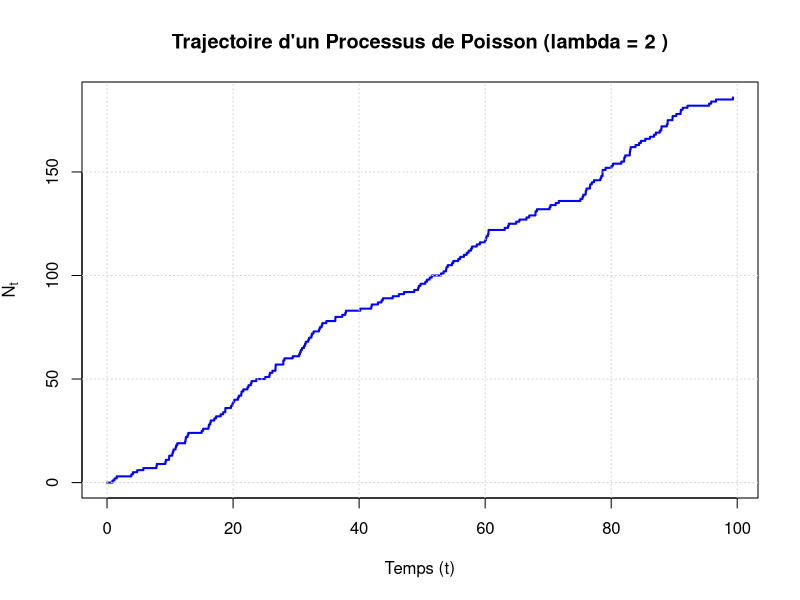
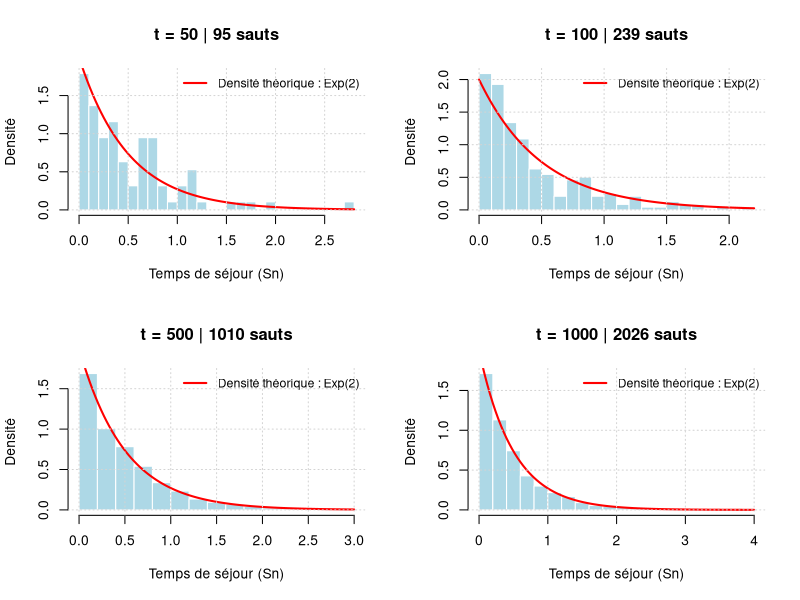
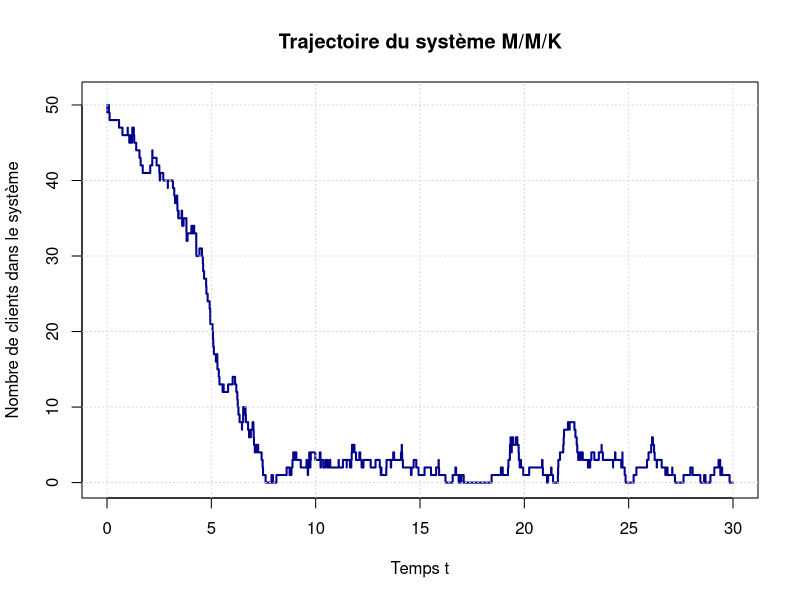
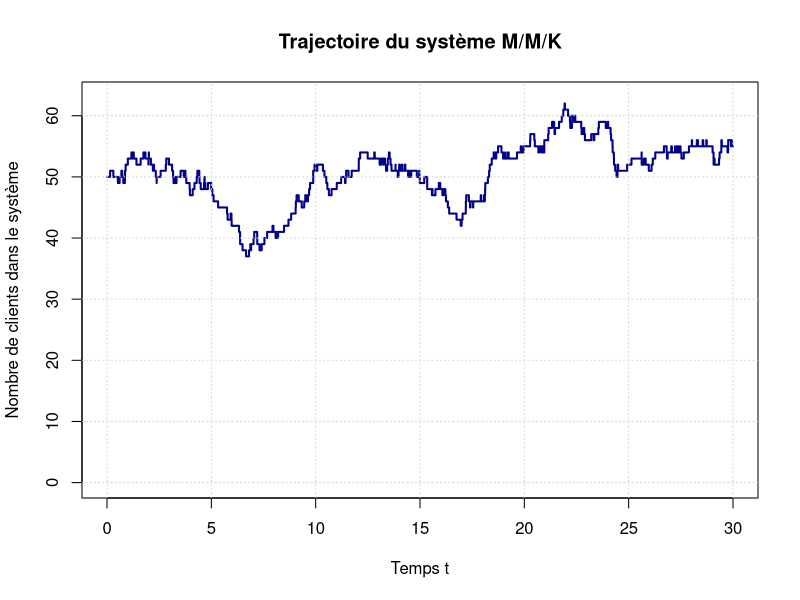
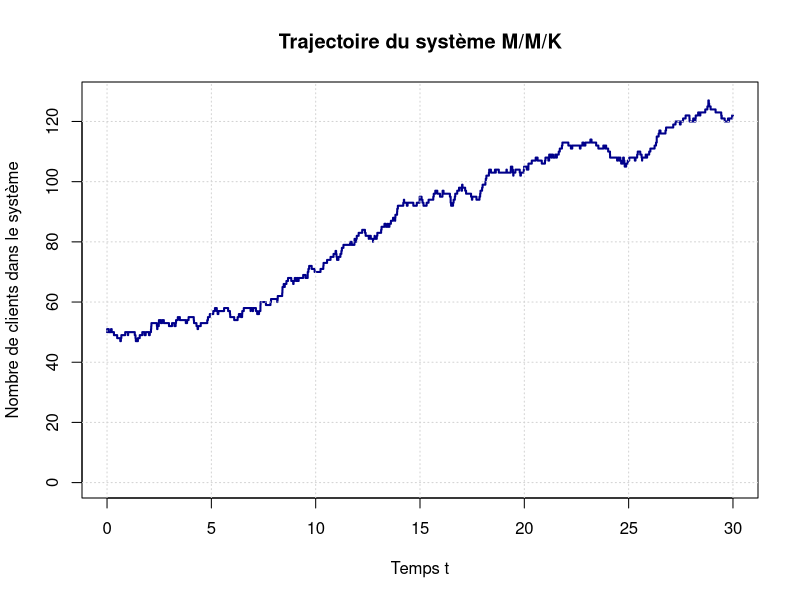
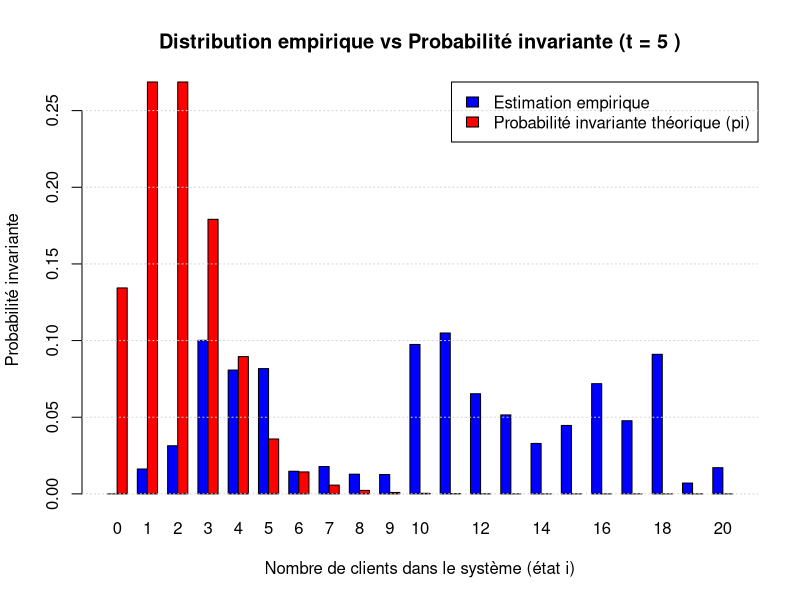
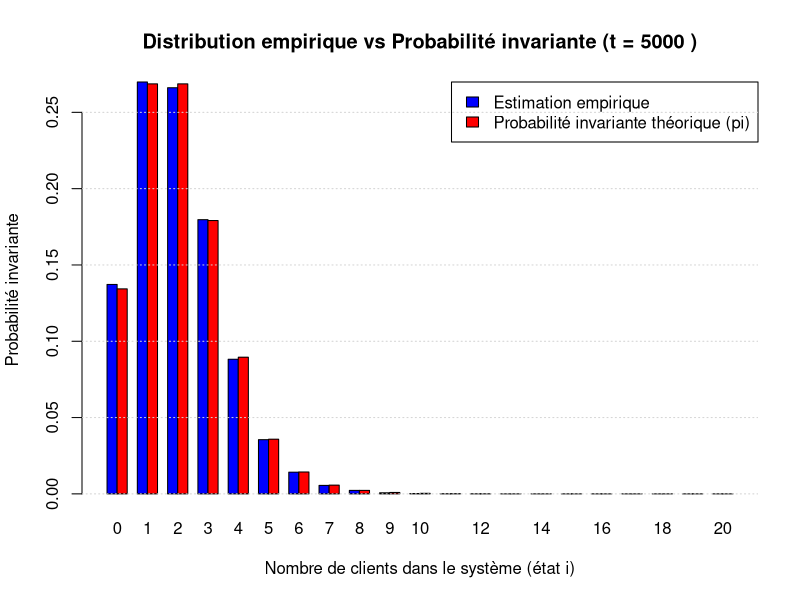
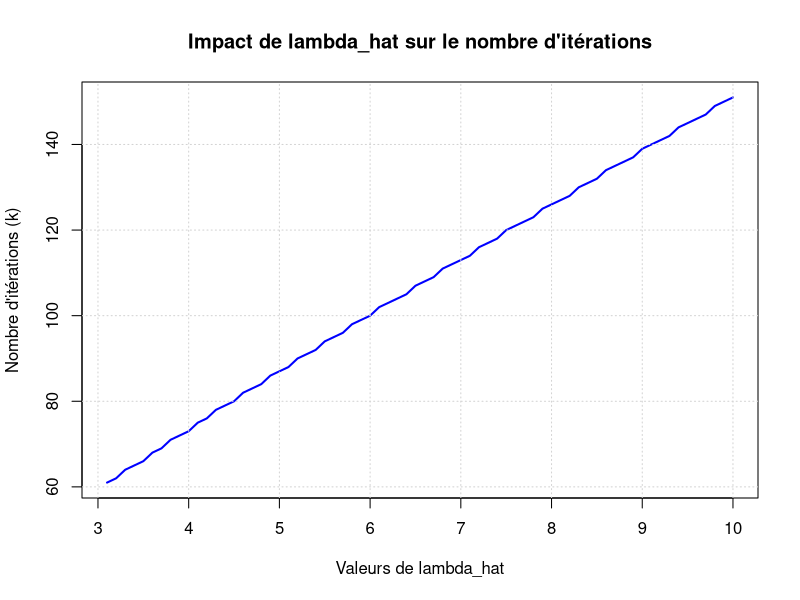

The R source for these figures, in order:
# Code R1

# Simulation d'un processus de poisson homogène

simul_HPP = function(t, lambda) {
  # Génération du nombre total de sauts sur [0, t], Nt suit une loi de poisson de paramètre lambda * t
  n = rpois(1, lambda * t)
  
  if (n == 0) {
    # Aucun saut
    return(numeric(0)) 
  }
  
  # Génération de n variables uniformes sur [0, t]
  U = runif(n, min = 0, max = t)
  
  # Les temps de sauts sont croissant, on les trient donc du plus petit au plus grand
  jump_times = sort(U)
  
  return(jump_times)
}

set.seed(3)

# Paramètres du modèle
lambda = 2

# Tracé de la trajectoire de Nt 
jump_times_traj = simul_HPP(100, lambda)

# Ajout de l'origine (0,0)
times = c(0, jump_times_traj)
counts = 0:length(jump_times_traj)

par(mfrow = c(1, 1))
plot(times, counts, type = "s", col = "blue", lwd = 2,
     xlab = "Temps (t)", ylab = expression(N[t]),
     main = paste("Trajectoire d'un Processus de Poisson (lambda =", lambda, ")"))
grid()

# Verification que les Sn suivent une loi expo de param lambda
t_valeurs = c(50, 100, 500, 1000)

# Affichage de 4 graphiques 
par(mfrow = c(2, 2))

# Boucle poour tracé les résultats du modèle en fonction de plusieurs t 
for (t in t_valeurs) {
  # Simulation pour le t courant
  jump_times = simul_HPP(t, lambda)
  
  # Calcul des temps de séjour, Sn = Tn - Tn-1
  tps_sejour = diff(c(0, jump_times))
  
  # Récupération du nombre réel de sauts générés
  n_sauts = length(jump_times)
  
  # Tracé de l'histogramme 
  hist(tps_sejour, breaks = 20, prob = TRUE, col = "lightblue", border = "white",
       xlab = "Temps de séjour (Sn)", ylab = "Densité",
       main = paste("t =", t, "|", n_sauts, "sauts"))
  
  # Superposition de la courbe théorique
  curve(dexp(x, rate = lambda), col = "red", lwd = 2, add = TRUE)
  
  # Légende
  legend("topright", legend = paste("Densité théorique : Exp(", lambda, ")", sep=""), 
         col = "red", lwd = 2, bty = "n", cex = 0.9)
  grid()
}

# Plus on augmente le temps t, plus on observe de sauts. 
# Grâce à la Loi Forte des Grands Nombres (LFGN), cet échantillon plus grand 
# permet à l'histogramme de converger vers la courbe théorique d'une loi exp de paramètre lambda
# Cela confirme bien la théorie : dans un processus de Poisson (HPP), les temps de séjour Sn suivent une loi exponentielle de paramètre lambda

# Réinitialisation de la fenêtre graphique
par(mfrow = c(1, 1))


# Code R2

# Simulation d'une trajectoire du système M/M/K sur [0, t]
simuler_mmk = function(x0, K, lambda, mu, t) {
  temps_actuel = 0
  etat_actuel = x0
  
  # Historique des instants de saut et des états occupés
  temps = c(0)
  etats = c(x0)
  
  while (temps_actuel < t) {
    # Nombre de serveurs actifs : au maximum K
    serveurs_actifs = min(etat_actuel, K)
    taux_total = lambda + serveurs_actifs * mu
    
    # Temps de séjour dans l'état actuel (loi exponentielle)
    dt = rexp(1, rate = taux_total)
    
    # Si le saut suivant dépasse l'horizon t, on s'arrête
    if (temps_actuel + dt > t) {
      break
    }
    
    # Mise à jour du temps
    temps_actuel = temps_actuel + dt
    
    # Nature du saut : arrivée (+1) ou fin de service (-1)
    prob_arrivee = lambda / taux_total
    if (runif(1) < prob_arrivee) {
      etat_actuel = etat_actuel + 1
    } else {
      etat_actuel = etat_actuel - 1
    }
    
    temps = c(temps, temps_actuel)
    etats = c(etats, etat_actuel)
  }
  
  # Ajout du point final en t pour fermer proprement la trajectoire sur [0, t]
  temps = c(temps, t)
  etats = c(etats, etat_actuel)
  
  return(data.frame(temps = temps, etats = etats))
}

# Aperçu des 10 premiers sauts d'une trajectoire
traj_exemple = simuler_mmk(x0 = 0, K = 2, lambda = 2, mu = 2, t = 200)
head(traj_exemple, 10)




# Question 2 
# Fonction d'affichage d'une trajectoire
tracer_mmk = function(trajectoire, titre = "Trajectoire du système M/M/K") {
  plot(trajectoire$temps, trajectoire$etats, type = "s",
       col = "darkblue", lwd = 2,
       xlab = "Temps t", ylab = "Nombre de clients dans le système",
       main = titre, ylim = c(0, max(trajectoire$etats) + 1))
  grid()
}

# Illustration des propriétés du modèle selon les paramètres K, lambda, mu et x0
set.seed(20)
t_max = 30

traj_1 = simuler_mmk(x0 = 50,  K = 5, lambda = 4, mu = 2, t = t_max) # Stable (lambda < K*mu)
tracer_mmk(traj_1)

traj_2 = simuler_mmk(x0 = 50,  K = 5, lambda = 5, mu = 1, t = t_max) # critique (lambda = K*mu)
tracer_mmk(traj_2)

traj_3 = simuler_mmk(x0 = 50,  K = 5, lambda = 7, mu = 1, t = t_max) # explosif (lambda > K*mu)
tracer_mmk(traj_3)




#Question 3 


#Estimation de la proba invariante avec la trajectoire
estimer_pi_empirique = function(trajectoire, t) {
  etat_max = max(trajectoire$etats)
  durees = diff(trajectoire$temps)
  etats_visites = trajectoire$etats[-nrow(trajectoire)]
  
  pi_emp = numeric(etat_max + 1)
  for (i in 0:etat_max) {
    pi_emp[i + 1] = sum(durees[etats_visites == i]) / t
  }
  return(pi_emp)
}


#Calcul de la proba invariante théorique
calculer_pi_theorique = function(K, lambda, mu, etat_max) {
  rho = lambda / (K * mu)
  if (rho >= 1) stop("Condition de stabilité non respectée : lambda doit être < K * mu")
  
  a = lambda / mu
  k = 0:(K - 1)
  pi_0 = 1 / (sum((a^k) / factorial(k)) + ((a^K) / factorial(K)) * (1 / (1 - rho)))
  
  pi_theo = numeric(etat_max + 1)
  for (i in 0:etat_max) {
    if (i < K) {
      pi_theo[i + 1] = pi_0 * (a^i) / factorial(i)
    } else {
      pi_theo[i + 1] = pi_0 * (a^K) * (rho^(i - K)) / factorial(K)
    }
  }
  return(pi_theo)
}



# Comparaison de la proba inv théorique et empirique

comparer_pi_mmk = function(x0, K, lambda, mu, t) {
  # Simulation de la trajectoire avec la fonction simuler_mmk
  traj = simuler_mmk(x0, K, lambda, mu, t)
  etat_max = max(traj$etats)
  
  #Calcul des distributions empirique et théorique
  pi_emp  = estimer_pi_empirique(traj, t)
  pi_theo = calculer_pi_theorique(K, lambda, mu, etat_max)
  
  # Matrice pour le barplot (affichage limité aux états <= 20 pour la lisibilité)
  limite_affichage = min(etat_max, 20)
  mat_comparaison = rbind(
    Empirique = pi_emp[1:(limite_affichage + 1)],
    Theorique = pi_theo[1:(limite_affichage + 1)]
  )
  colnames(mat_comparaison) = 0:limite_affichage
  
  # Tracé du diagramme en barres juxtaposées
  barplot(mat_comparaison, beside = TRUE,
          col = c("blue", "red"),
          xlab = "Nombre de clients dans le système (état i)",
          ylab = "Probabilité invariante",
          main = paste("Distribution empirique vs Probabilité invariante (t =", t, ")"),
          legend.text = c("Estimation empirique", "Probabilité invariante théorique (pi)"),
          args.legend = list(x = "topright", bg = "white"))
  grid(nx = NA, ny = NULL) # Grille horizontale uniquement
  
  # Évaluation de la convergence (Erreur en norme L1)
  erreur_L1 = sum(abs(pi_emp - pi_theo))
  cat("Erreur en norme L1 ||pi_emp - pi_theo||_1 :", round(erreur_L1, 5), "\n")
  
  return(invisible(erreur_L1))
}

# Executions
set.seed(20)

#Pour t_max = 5
comparer_pi_mmk(x0 = 20, K = 5, lambda = 4, mu = 2, t = 5)
#Pour t_max = 5000
comparer_pi_mmk(x0 = 20, K = 5, lambda = 4, mu = 2, t = 5000)





# Validation rigoureuse par test du Khi-deux 

set.seed(2)

# Choix aléatoire des paramètres en garantissant la stabilité du système (lambda < K * mu)
K = sample(1:5, 1)
mu = runif(1, min = 1, max = 4)
lambda = runif(1, min = 1, max = K * mu - 0.1) 
t_long = 5000 # Horizon temporel suffisamment grand

# Simulation et récupération des distributions
traj_alea = simuler_mmk(x0 = 0, K = K, lambda = lambda, mu = mu, t = t_long)
etat_max = max(traj_alea$etats)

pi_emp = estimer_pi_empirique(traj_alea, t_long)
pi_theo = calculer_pi_theorique(K, lambda, mu, etat_max)

# Test d'adéquation du Khi-deux
# On convertit les temps de séjour en pseudo-comptages via floor(pi_emp * t_long)
comptages_observes = floor(pi_emp * t_long)

# Normalisation de la loi theorique tronque
pi_tronque = pi_theo / sum(pi_theo)

# Utilisation de la fonction chi-deux avec p-valeur simulée sur 5 000 itérations
res_test = chisq.test(x = comptages_observes, p = pi_tronque, 
                      simulate.p.value = TRUE, B = 5000)
print(res_test)



# Code R3

# Question 1

# Fonction pour calculer pi_t et retourner aussi le nombre d'itérations k
state_vector_pi_t = function(t, lambda_hat, Q, alpha, error){
  # Définition de P_hat
  P_hat = diag(nrow(Q)) + (1/lambda_hat) * Q
  
  # Initialisation de pi_t
  pi_t = rep(0, length(alpha))
  
  # Initialisation de alpha_k
  alpha_k = alpha
  
  # Initialisation de k 
  k = 0
  
  # Paramètre de la loi de Poisson
  mu = lambda_hat * t
  
  repeat {
    # Calcul de pi_t
    pi_t = pi_t + dpois(k, mu) * alpha_k
    
    # Actualisation de alpha * P_hat^k
    alpha_k = alpha_k %*% P_hat
    
    # Calcul de la borne d'erreur Rn théorique démontrée à la Q3 sur l'uniformisation des JMP finis
    # Y suit une loi de Poisson, ppois(k, mu) = P(Y <= k), donc 1 - ppois = P(Y > k) 
    Rn = 1 - ppois(k, mu)
    
    if (Rn < error){
      break
    }
    
    # Actualisation de k 
    k = k + 1
  }
  
  # On retourne une liste contenant le vecteur pi_t et le nombre d'itérations k
  return(list(pi_t = pi_t, iterations = k))
}

set.seed(3)


# Question 2

# Test 1 sur un générateur simple

# Définition d'un générateur Q simple (2 états)
Q1 = matrix(c(-2,  2,  
              3, -3), nrow = 2, byrow = TRUE)

# Paramètres du test 1
# lambda_hat1 doit être strictement supérieur à max(|Q1(i,i)|), ici 3
lambda_hat1 = 4  

# On démarre avec certitude dans l'état 1
alpha1 = c(1, 0) 

# Un temps assez grand pour converger
t1 = 10      

# Précision de l'erreur
error1 = 1e-6   

# Exécution de la fonction pour le test 1
res_test1 = state_vector_pi_t(t1, lambda_hat1, Q1, alpha1, error1)
pi_final1 = res_test1$pi_t

# Affichage test 1
cat("Vecteur d'état estimé pi_t (Test 1) :", pi_final1, "\n")
cat("Probabilité invariante théorique : 0.6 0.4 \n\n")

# Détermination du temps t* (fin du régime transitoire)
# Séquence de temps (de 0 à 10, par pas de 0.01 pour une bonne précision sur t*)
t_seq_test1 = seq(0, 10, by = 0.01)

# Matrice pour stocker les résultats (chaque ligne = un instant t, chaque colonne = un état)
pi_matrix_test1 = matrix(0, nrow = length(t_seq_test1), ncol = 2)

# Calcul de pi_t pour chaque instant t de la séquence
for (i in 1:length(t_seq_test1)) {
  pi_matrix_test1[i, ] = state_vector_pi_t(t_seq_test1[i], lambda_hat1, Q1, alpha1, error1)$pi_t
}

# pi théorique pour Q1
pi_theo1 = c(0.6, 0.4)

# Choix d'un seuil global eta basé sur une erreur relative de 0.5% sur l'état le plus petit
eta1 = 0.005 * min(pi_theo1) 

# Calcul de la distance infinie max_i |pi_t(i) - pi_theo1(i)| à chaque instant t
ecart_max1 = apply(abs(pi_matrix_test1 - matrix(pi_theo1, nrow = length(t_seq_test1), ncol = 2, byrow = TRUE)), 1, max)

# Détection de l'instant t* où la distance infinie passe sous eta1
indice_conv1 = which(ecart_max1 <= eta1)[1]
t_star1 = t_seq_test1[indice_conv1]

cat("Seuil de tolérance stationnaire (eta1) :", eta1, "\n")
cat("Temps d'entrée en régime stationnaire (t*) : t* =", t_star1, "\n")

# Comparaison de l'efficacité de différents lambda_hat
# On définit un vecteur de lambda allant de 3.1 à 10 par pas de 0.1
lambda_values = seq(3.1, 10, 0.1)

# On définit un dataframe pour stocker les résultats
resultats_comparaison = data.frame(lambda_hat = numeric(), iterations = numeric(), pi_t_1 = numeric())

# On teste chaque valeur de lambda_hat dans notre fonction state_vector_pi_t
for (lam in lambda_values) {
  res = state_vector_pi_t(t1, lam, Q1, alpha1, error1)
  resultats_comparaison = rbind(resultats_comparaison, data.frame(lambda_hat = lam, iterations = res$iterations, pi_t_1 = res$pi_t[1]))
}

# Tri des résultats par nombre d'itérations k croissant
resultats_tries = resultats_comparaison[order(resultats_comparaison$iterations), ]

# Graphique du nombre d'itérations k en fonction des différentes valeurs de lambda_hat
plot(resultats_tries$lambda_hat, resultats_tries$iterations, 
     type = "l", lwd = 2, col = "blue",
     xlab = "Valeurs de lambda_hat", 
     ylab = "Nombre d'itérations (k)",
     main = "Impact de lambda_hat sur le nombre d'itérations")
grid()

# On voit qu'on doit choisir un lambda_hat le plus proche de max(|Q1(i,i)|)

# Test 2 sur un processus de Naissance et de Mort à 10 états

# Construction du générateur Q2 (Processus de Naissance et de Mort à N2 états)
N2 = 10
Q2 = matrix(0, nrow = N2, ncol = N2)

# On choisit les taux de naissance et de mort
taux_naissance2 = 2
taux_mort2 = 2

for (i in 1:N2) {
  if (i > 1) Q2[i, i-1] = taux_mort2        # Diagonale inférieure (Mort)
  if (i < N2) Q2[i, i+1] = taux_naissance2 # Diagonale supérieure (Naissance)
  Q2[i, i] = -sum(Q2[i, ])                 # La somme de la ligne doit faire 0
}

# Paramètres du test 2
# Le terme diagonal maximum en valeur absolue est |-4|
# On choisit donc un lambda_hat2 strictement supérieur et proche de 4, ici 4.1
lambda_hat2 = 4.1  

# On démarre avec proba 1 dans le premier état
alpha2 = c(1, rep(0, N2 - 1)) 

# Temps d'observation assez long pour converger vers la loi invariante
t2 = 60         
error2 = 1e-6    

# Exécution de la fonction pour le test 2 (extraction de $pi_t)
res_test2 = state_vector_pi_t(t2, lambda_hat2, Q2, alpha2, error2)
pi_final2 = res_test2$pi_t

# Affichage test 2
cat("Vecteur d'état estimé pi_t (Test 2) :\n")
print(pi_final2)

cat("\nProbabilité invariante théorique (Loi uniforme) :\n")
print(rep(0.1, N2))


# Illustration de la convergence de pi_t vers la loi invariante et le changement de régime du processus
# (Basée sur les paramètres du Test 2)

# Séquence de temps (de 0 à 60, par pas de 0.01 pour une bonne précision sur t*)
t_seq2 = seq(0, 60, by = 0.01)

# Matrice pour stocker les résultats (chaque ligne = un instant t, chaque colonne = un état)
pi_t_matrix2 = matrix(0, nrow = length(t_seq2), ncol = N2)

# Calcul de pi_t pour chaque instant t de la séquence (extraction de $pi_t)
for (i in 1:length(t_seq2)) {
  pi_t_matrix2[i, ] = state_vector_pi_t(t_seq2[i], lambda_hat2, Q2, alpha2, error2)$pi_t
}

# Détermination du seuil eta et du temps de convergence t*
pi_theo2 = 0.1

# Choix de eta : erreur relative de 0.5% autour de 0.1 (et bien supérieur à error2 = 1e-6)
eta = pi_theo2 * 0.005

# Calcul de la distance infinie max_i |pi_t(i) - 0.1| à chaque instant t
ecart_max2 = apply(abs(pi_t_matrix2 - pi_theo2), 1, max)

# Détection de l'instant t* où toutes les courbes entrent dans le couloir [0.1 - eta, 0.1 + eta]
indice_conv = which(ecart_max2 <= eta)[1]
t_star = t_seq2[indice_conv]

cat("Seuil de tolérance stationnaire (eta) :", eta, "\n")
cat("Fin du régime transitoire (entrée dans le couloir +/- eta) à t* =", t_star, "\n")


# Graphique 1 : Vue globale (Régime transitoire puis stationnaire) 
matplot(t_seq2, pi_t_matrix2, type = "l", lty = 1, lwd = 2, col = 1:N2,
        xlab = "Temps t", ylab = "Probabilité P(X_t = i)",
        main = "Convergence du vecteur d'état vers la probabilité invariante",
        ylim = c(0, 1))

# Ligne horizontale de la limite théorique (0.1)
abline(h = pi_theo2, col = "black", lty = 2, lwd = 1.5)

# Ligne verticale marquant la frontière entre régime transitoire (t < t*) et stationnaire (t >= t*)
abline(v = t_star, col = "red", lty = 3, lwd = 2)
text(t_star + 1, 0.8, paste("Fin du régime transitoire\nt* =", t_star), col = "red", adj = 0, cex = 0.85)

legend("topright", legend = paste("État", 1:N2), col = 1:N2, lty = 1, cex = 0.7, ncol = 2)
grid()

# Graphique 2 : Zoom sur l'entrée dans le couloir +/- eta (t de 25 à 60) 
indices_zoom = which(t_seq2 >= 25)

matplot(t_seq2[indices_zoom], pi_t_matrix2[indices_zoom, ], type = "l", lty = 1, lwd = 2, col = 1:N2,
        xlab = "Temps t", ylab = "Probabilité P(X_t = i)",
        main = paste("Zoom sur l'entrée en régime stationnaire (couloir +/-", eta, ")"),
        ylim = c(0.0985, 0.1015)) # Fenêtre centrée autour du couloir [0.0995, 0.1005]

# Ligne théorique centrale (0.1)
abline(h = pi_theo2, col = "black", lty = 1, lwd = 1.5)

# Tracé du couloir de convergence [0.1 - eta, 0.1 + eta] en pointillés rouges
abline(h = pi_theo2 + eta, col = "red", lty = 2, lwd = 2)
abline(h = pi_theo2 - eta, col = "red", lty = 2, lwd = 2)

# Ligne verticale bleue indiquant l'instant exact t* où la dernière courbe entre dans le couloir
abline(v = t_star, col = "blue", lty = 3, lwd = 2)
text(t_star + 0.5, 0.1012, paste("t* =", t_star), col = "blue", adj = 0, font = 2)

legend("topright", 
       legend = c(paste("État", 1:N2), "Couloir +/- eta", "Temps conv. t*"),
       col = c(1:N2, "red", "blue"), lty = c(rep(1, N2), 2, 3), lwd = 1.5, cex = 0.65, ncol = 2)
grid()



# Code R4

# Question 1

# Partie S1, loi du nombre d'évenements
# On fait une fonction pour simuler n evenements

simul_n_event = function(a, b, t, lambda_hat, Q, error){
  # Définition de P_hat
  P_hat = diag(nrow(Q)) + (1/lambda_hat) * Q
  
  # Nombre d'états
  N_states = nrow(Q)
  
  # Definition de alpha_a 
  alpha_a = rep(0, N_states)
  
  # On part de l'état a avec proba 1
  alpha_a[a] = 1
  
  # Calcul du dénominateur exp(Qt)(a, b) 
  # Revient à calculer P(Xt = b | X0 = a) = pi_t avec X0 ~ a
  # On prend donc l'element b de notre fonction state_vector_pi_t
  denom = state_vector_pi_t(t, lambda_hat, Q, alpha_a, error)$pi_t[b]
  
  # Cas ou on ne peut pas atteindre l'état b depuis l'état a
  if (denom <= 0){
    stop("La probabilité d'atteindre l'état b depuis l'état a est nulle.")
  }
  
  # Cas ou c'est possible
  # Calcul du numérateur avec la méthode d'inversion 
  
  # On tire U sur [0, 1]
  u = runif(1, 0, 1)
  
  # On initialise la probabilité cumulée F(n)
  cum_prob = 0 
  
  # On commence à n = 0
  n = 0  
  
  # On initialise P_hat^n, qui vaut l'identité car P_hat^0 = Id
  P_hat_n = diag(N_states)
  
  # On crée une liste pour stocker les P_hat^n
  P_powers = list()
  
  # Calcul du numérateur
  repeat{
    # Stockage de la matrice P_hat^n actuel
    P_powers[[n+1]] = P_hat_n
    
    # Calcul du numerateur 
    num = P_hat_n[a, b] * dpois(n, lambda_hat * t) / denom
    
    cum_prob = cum_prob + num
    
    # Si u <= cum_prob alors on sort de la boucl et on renvoie n le nombre d'évenements 
    if (u <= cum_prob){
      break
    }
    
    # On met à jour P_hat^n
    P_hat_n = P_hat_n %*% P_hat
    
    # Mise à jour de n 
    n = n + 1
  }
  
  return(list(n, P_powers))
}


# Fonction pour simuler une JMP qui commence en a et fini en b 

simul_JMP_ab = function(a, b, t, lambda_hat, Q, error){
  N_states = nrow(Q)
  
  # Simulation de n et récupération des puissances de P_hat (S1)
  res_s1 = simul_n_event(a, b, t, lambda_hat, Q, error)
  n = res_s1[[1]]
  P_powers = res_s1[[2]]
  
  # Cas ou n = 0 (S2)
  if (n == 0) {
    # Le processus reste dans l'état a de 0 jusqu'à t
    return(list(times = c(0, t), states = c(a, a)))
  }
  
  # Cas ou n = 1 (S3)
  if (n == 1) {
    if (a == b) {
      # Cas a = b : pas de changement d'état effectif
      return(list(times = c(0, t), states = c(a, a)))
    } else {
      # Cas a != b : un unique saut à un instant t1 tiré uniformément sur [0, t]
      t1 = runif(1, 0, t)
      return(list(times = c(0, t1, t), states = c(a, b, b)))
    }
  }
  
  # Cas n >= 0, génération des n instants d'événements triés (S4)
  # On fait n tirage uniforme entre 0 et t avec n qui provient de simul_n_event (S4.1)
  t_events = sort(runif(n, 0, t))
  
  # Simulation des états intermédiaires z_1, ..., z_{n-1} via la formule (4) (S4.2 et S4.3)
  z = rep(0, n + 1)
  
  # Z_0 = a, état initial fixé 
  z[0 + 1] = a 
  
  # Z_n = b, état final fixé
  z[n + 1] = b
  
  # On calcul P_hat
  P_hat = diag(N_states) + (1 / lambda_hat) * Q
  
  # Calcul de la formule (4)
  if (n >= 2) {
    for (i in 1:(n - 1)) {
      # On récupère l'état i - 1, z_{i-1}
      z_prev = z[i - 1 + 1]
      
      # Calcul de la loi conditionnelle de Z_i selon la formule (4) du sujet
      # P(Z_i = z | Z_{i-1} = z_prev, Z_n = b)
      
      # P_hat(z_prev, z) * P_hat^{n-i}(z, b)
      num_vec = P_hat[z_prev, ] * P_powers[[n - i + 1]][, b] 
      
      # P_hat^{n-i+1}(z_prev, b)
      den_val = P_powers[[n - i + 1 + 1]][z_prev, b]
      
      # Calcul des probabilités conditionnelles pour chaque état possible
      proba_cond = num_vec / den_val
      
      # Sécurité pour ne pas diviser par 0
      proba_cond[is.na(proba_cond)] = 0
      
      # Normalisation
      proba_cond = proba_cond / sum(proba_cond) 
      
      # Tirage de l'état z_i selon la loi que l'on vient de calculer : proba_cond
      z[i + 1] = sample(1:N_states, size = 1, prob = proba_cond)
    }
  }
  
  # Élimination des transitions virtuelles (où z_i = z_{i-1}) (S4.4)
  times_init = c(0, t_events)
  states_init = z 
  
  # On garde l'instant 0 et uniquement les instants où l'état change réellement
  real_jumps = c(TRUE, states_init[2:(n + 1)] != states_init[1:n])
  
  # On rajoute l'instant final t pour fermer le dernier palier sur le graphique
  final_times = c(times_init[real_jumps], t)
  final_states = c(states_init[real_jumps], b)
  
  return(list(times = final_times, states = final_states))
}

# Fonction pour tracer la trajectoire conditionnée 

plot_JMP_bridge = function(res_simul, a, b, t) {
  # Utilisation de type = "s" pour tracer en escalier
  plot(res_simul$times, res_simul$states, type = "s", lwd = 2, col = "blue",
       xlab = "Temps", ylab = "État occupé",
       main = paste("Pont Markovien : X_0 =", a, " et X_t =", b),
       xlim = c(0, t), 
       ylim = c(min(res_simul$states) - 0.5, max(res_simul$states) + 0.5),
       yaxt = "n") # On désactive l'axe y par défaut pour le refaire proprement
  
  # Axe Y avec uniquement des entiers (les états)
  axis(2, at = min(res_simul$states):max(res_simul$states))
  
  # Ajout de gros points rouges pour bien prouver que les conditions aux bornes sont respectées
  points(0, a, col = "red", pch = 16, cex = 1.5)
  points(t, b, col = "red", pch = 16, cex = 1.5)
  grid()
}

# Test 1 : Sur le générateur Q1 (2 états) 
# On veut simuler un chemin qui part de 1 et finit en 2 au temps t = 5
set.seed(42)

# Paramètres 
a1 = 1
b1 = 2
t1_bridge = 5
lambda_hat1 = 3.1
error = 1e-6

# Simulation et affichage
res_bridge1 = simul_JMP_ab(a = a1, b = b1, t = t1_bridge, lambda_hat = lambda_hat1, Q = Q1, error = error)
plot_JMP_bridge(res_bridge1, a = a1, b = b1, t = t1_bridge)


# Test 2 : Sur le générateur Q2 (10 états, Naissance et Mort)
# On part de l'état 1 et on force le processus à être dans l'état 8 au temps t = 10
set.seed(90) 

# Paramètres
a2 = 1
b2 = 8
t2_bridge = 10
lambda_hat2 = 4.1

# Simulation et affichage
res_bridge2 = simul_JMP_ab(a = a2, b = b2, t = t2_bridge, lambda_hat = lambda_hat2, Q = Q2, error = error)
plot_JMP_bridge(res_bridge2, a = a2, b = b2, t = t2_bridge)


# Test 3 : Cas où a = b sur Q2 
# Le processus part de 3 et finit en 3 (il doit faire des allers-retours ou rester sur place)
set.seed(9)

# Paramètres
a3 = 3
b3 = 3
t3_bridge = 10

# Simulation et affichage
res_bridge3 = simul_JMP_ab(a = a3, b = b3, t = t3_bridge, lambda_hat = lambda_hat2, Q = Q2, error = error)
plot_JMP_bridge(res_bridge3, a = a3, b = b3, t = t3_bridge)



# Question 2 

# Fonction pour simuler une JMP avec des points intermediaires fixes
simul_JMP_points_fixes = function(a, b, t, t_points, x_points, lambda_hat, Q, error) {
  # Création des vecteurs complets incluant le départ et l'arrivée
  T_full = c(0, t_points, t)
  X_full = c(a, x_points, b)
  
  # Sécurité, on vérifie que les tailles correspondent
  if (length(t_points) != length(x_points)) {
    stop("Le nombre de temps intermédiaires doit être égal au nombre d'états intermédiaires.")
  }
  
  # Initialisation des vecteurs finaux
  times_final = c()
  states_final = c()
  
  # Boucle sur chaque sous-intervalle
  for (i in 1:(length(T_full) - 1)) {
    # Extraction des paramètres du sous-intervalle
    t_start = T_full[i]
    t_end = T_full[i + 1]
    
    state_start = X_full[i]
    state_end = X_full[i + 1]
    
    # Durée du sous-intervalle
    delta_t = t_end - t_start
    
    # Simulation du pont markovien sur cette durée (Question 1)
    res_sub = simul_JMP_ab(state_start, state_end, delta_t, lambda_hat, Q, error)
    
    # Décalage des temps simulés pour les replacer dans le bon chronométrage global
    sub_times = res_sub$times + t_start
    sub_states = res_sub$states
    
    # Suppression du premier point pour éviter les doublons aux raccords
    # (sauf pour le tout premier intervalle qui doit inclure le temps 0)
    if (i > 1) {
      sub_times = sub_times[-1]
      sub_states = sub_states[-1]
    }
    
    # Ajout du tronçon à la trajectoire globale
    times_final = c(times_final, sub_times)
    states_final = c(states_final, sub_states)
  }
  
  return(list(times = times_final, states = states_final))
}


# Test 1 : Quelques points de passage
# On utilise le générateur Q2 (10 états) et nos paramètres précédents
set.seed(123)
error = 1e-6
lambda_hat2 = 4.1

# Paramètres du chemin global
a_multi = 1           # Départ en 1
b_multi = 10          # Arrivée en 10
t_fin = 15            # Temps total

# Points de passage obligatoires
# À t=5 on veut être en état 4, à t=10 on veut être en état 8 et à t=12 on veut être en 3
t_inter = c(5, 10, 12)
x_inter = c(4, 8, 3)

# Lancement de la simulation
res_multi = simul_JMP_points_fixes(a_multi, b_multi, t_fin, t_inter, x_inter, lambda_hat2, Q2, error)

# Tracé du graphique complet
plot(res_multi$times, res_multi$states, type = "s", lwd = 2, col = "blue",
     xlab = "Temps t", ylab = "État occupé",
     main = "Trajectoire avec points intermédiaires imposés",
     xlim = c(0, t_fin), 
     ylim = c(1, 10),
     yaxt = "n")

# Refonte de l'axe y avec les états
axis(2, at = 1:10)
grid()

# Ajout des gros points rouges pour prouver que la chaîne passe bien par toutes les contraintes
points(0, a_multi, col = "red", pch = 16, cex = 1.5)               # Départ
points(t_inter, x_inter, col = "red", pch = 16, cex = 1.5)         # Intermédiaires
points(t_fin, b_multi, col = "red", pch = 16, cex = 1.5)           # Arrivée


# Test 2 : Trajectoire contrainte à chaque instant entier
set.seed(404)

# Paramètres du chemin global
a_dense = 1            # Départ en 1 (à t=0)
b_dense = 5            # Arrivée en 5 (à t=20)
t_fin_dense = 20       # Temps total

# On fixe un point de passage pour tous les instants entiers de 1 à 19
t_inter_dense = 1:19

# On choisit une séquence d'états par lesquels le processus doit passer
x_inter_dense = c(2, 3, 5, 7, 9, 10, 8, 6, 4, 2, 1, 3, 4, 6, 8, 9, 7, 6, 4)

# Lancement de la simulation
res_dense = simul_JMP_points_fixes(a_dense, b_dense, t_fin_dense, t_inter_dense, x_inter_dense, lambda_hat2, Q2, error)

# Tracé du graphique complet
plot(res_dense$times, res_dense$states, type = "s", lwd = 2, col = "blue",
     xlab = "Temps t", ylab = "État occupé",
     main = "Trajectoire contrainte à chaque pas de temps entier",
     xlim = c(0, t_fin_dense), 
     ylim = c(1, 10),
     yaxt = "n")

# Refonte de l'axe y avec les états
axis(2, at = 1:10)
grid()

# Ajout des gros points rouges pour prouver que la chaîne passe bien par toutes les contraintes
points(0, a_dense, col = "red", pch = 16, cex = 1.2)
points(t_inter_dense, x_inter_dense, col = "red", pch = 16, cex = 1.2)
points(t_fin_dense, b_dense, col = "red", pch = 16, cex = 1.2)
